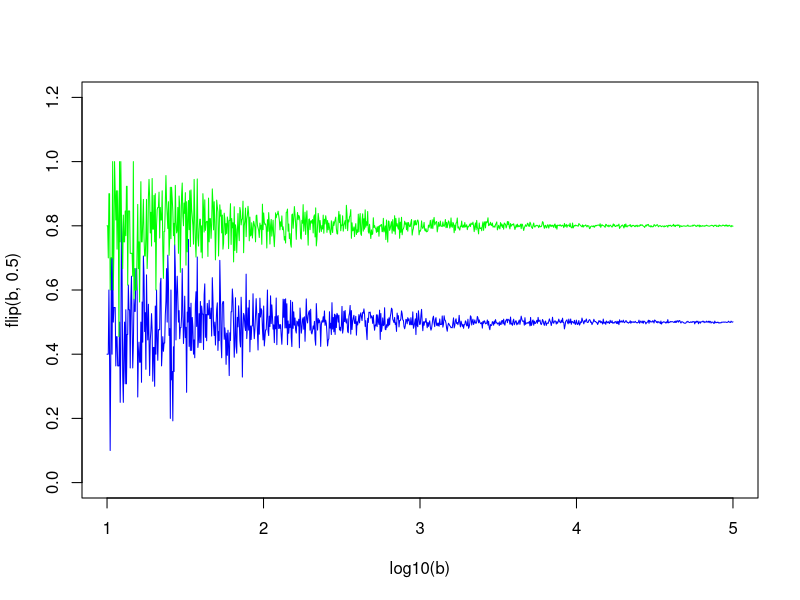
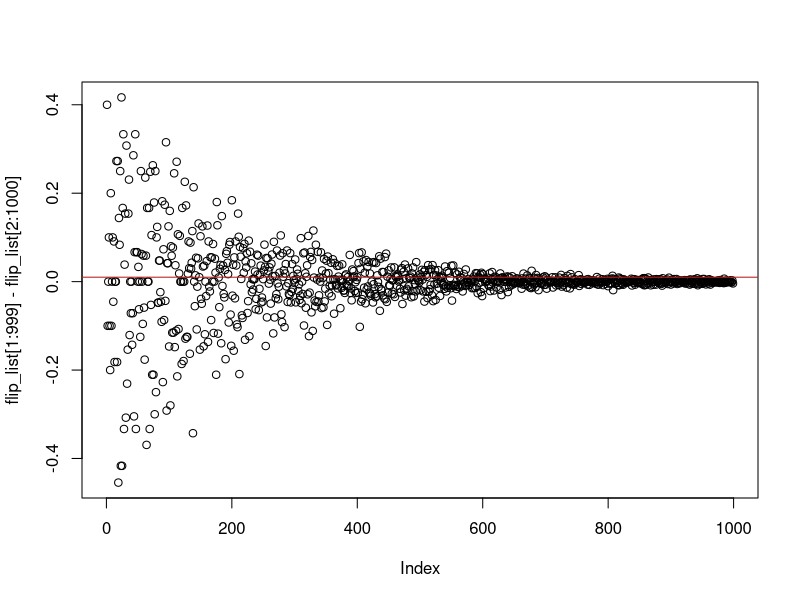
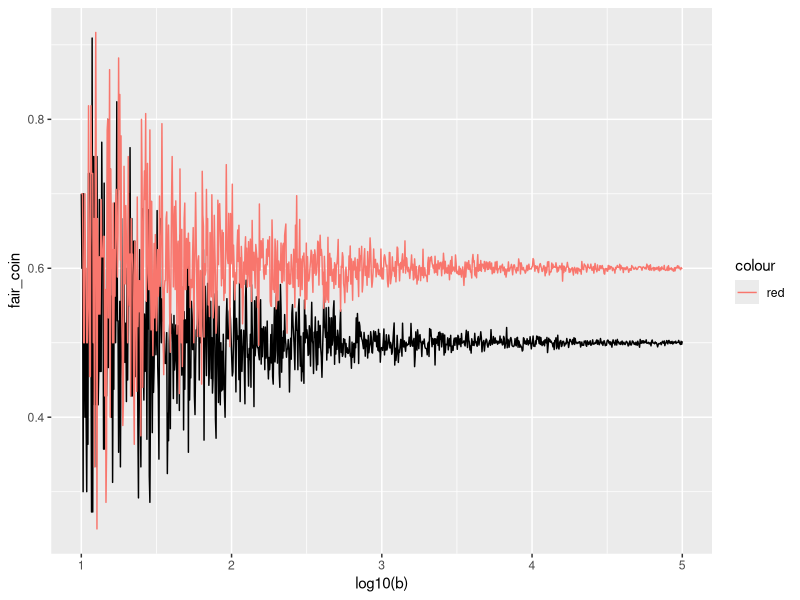
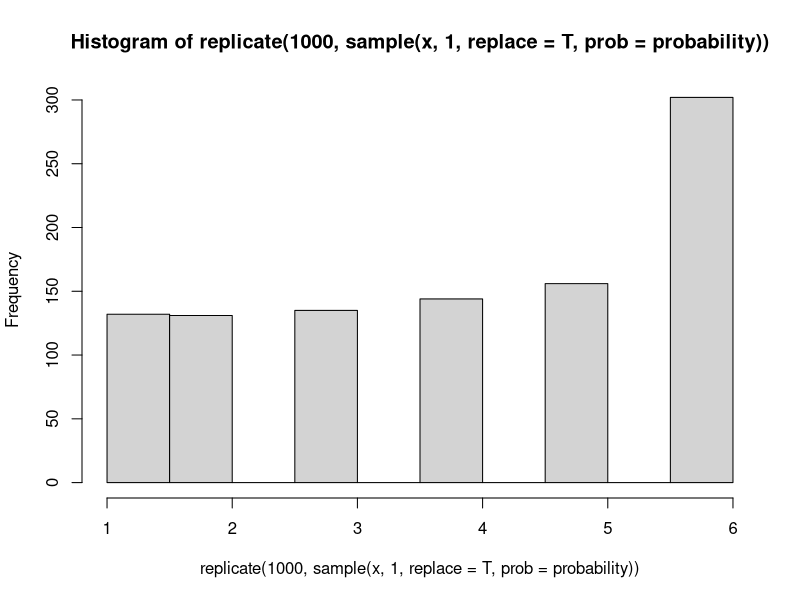

These charts were generated, in order, by the following R code: (Note: this script raises an error after producing the figures.)
b<-10^seq(1,5,len=1000) #creates a 1000 simulations ranging frmo 10^1 to 10^5


#flip is a funciton that takes two parameters, b and x, which are the number of simulations and the probablity of the coin with a default of .5, also known as 50/50
flip <-function(b,x=.5){
  sapply(b,                   #lapply takes a vector and then applies a function with that vector
         function(b) mean(rbinom(b,1,x)))  #rbinom is a base R function that randonly generates values based on the binomial forumla
}

plot(log10(b),flip(b,.5),type='l',col='blue',ylim = c(0,1.2))  #plot will create a graph with log10(b) as the x axes and then pots the result of the flip() function above
lines(log10(b),flip(b,.8),type='l',col='green')  #lines is like plot, but instead of creating a new plot, it overlays over top of the current plot

flip_list<-flip(b,.5)

plot(flip_list[1:999]-flip_list[2:1000])
abline(h=.01, col='red')


fair_coin<-flip(b,.5)
unfair_coin<-flip(b,.6)
df<-data.frame(fair_coin,unfair_coin)
library(ggplot2)
p<-ggplot(data=df,aes(x=log10(b),y=fair_coin))+geom_line() #makes first graph, saves to 'p'

p+ geom_line(aes(x=log10(b),y=unfair_coin,col='red')) #adds new graph to 'p'





rbinom(10,10,.5) # 10 is the number of observations while '1' is the number of trials. So, if this were 10 as well, there would a sum of 'successes' that were less than 10
dbinom(3,10,.5)  # this determines the density,  aka probability of exact outcome, so x= 3 heads out of 10, is not the cumulative 0-3 but exactly 3 for example. for cumulative, use pbinom, or sum dbinom:
sum(dbinom(3,10,.5),dbinom(2,10,.5),dbinom(1,10,.5),dbinom(0,10,.5))
pbinom(3,10,.5)




#coin_flip() does the flipping, two styles, by thumb is standard

coin_flip<-function(type = .5, bias = .1){
  rbinom(1,1,type+bias)
}
mean(replicate(100,coin_flip()))

#coin will be either unbiased or biased.

Bag_of_coins<- c(rep(.5,9),.6) #lists 9 fair coins, one biased coin at .6
sample<-sample(Bag_of_coins,5,replace = F) #picks 5 coins randomly from bag
coin_flip(type=sample,bias=0)


#expected value
x<-c(1,2,3,4,5,6) # single dice
probability<-(c(rep(1/7,5),.2857143)) #probabilty that the dice is loaded for 6
  hist(replicate(1000,sample(x,1,replace = T,prob=probability)))


  x<-c(0,1) # single coin, 0=Tails
  probability<-c(.5,.5) #probabilty that the coin is fair = .5
  mean(replicate(1000,sample(x,1,replace = T,prob=probability)))

#simulation game




  #flip game
  #establish players, beginning money
  Player_class<-function(s,p){
    value<-list("stash"=s,"player_name"=p)
      attr(value, "class") <- "player"
    value}

  flip<-function(obj){
      UseMethod("flip")
  }

  flip.default<-function(obj,p=.5){
    value<-rbinom(1,1,p)
    value
  }

  flip.player<-function(obj,p=.5){
    value<-rbinom(1,1,p)
    value
  }

  p1<-Player_class(10,'p1')
  p2<-Player_class(10,'p2')

  flip(p1)  #this is a method, a function, called for player1 'p1' where rbinom produces a coint toss
  #questions: how to modify probablity from default of .5?
  #

  n<-2  #number of players

  for (i in 1:n){print(i)}



  p1<-10;p2<-10
  #player_stash <- 10
  # 1.
  bet_options<-c(1,2,3)
  bet<-sample(bet_options,1)

  #4 determine winner or loser
  #     person who flips calls h/t
  call_coin<-sample(c(1,0),1)
  ifelse(call_coin==1,print("I call heads"),print("I call tails"))


  #flip coin
      flip<-rbinom(1,1,.5)
      ifelse(flip==1,print("Heads"),print("Tails"))
  if(call_coin - flip==0){
    p1<-p1+bet
    p2<-p2-bet
    }else{
       p1<-p1-bet
       p2<-p2+bet}

  # if call - flip  != 0 then non caller wins
  # winner has their stash += bet
  # loser has tehir stash reduced -= bet



  #sample from















################
      #object oriented Programming#
library(R6)

      Player<-R6Class("Player",
                      private =list(
                        name = NULL,
                        stash = NULL,
                        betting_style = NULL
                      ),
                      public = list(
                        initialize = function(name = NA, stash = NA, betting_style = 2) {
                          private$name <- name  #these functions are called upon intitializing new objects
                          private$stash <- stash
                          private$betting_style<-betting_style
                          self$greet()
                          },
                        set_stash = function(val) {
                          private$stash <- val
                        },
                        greet = function() {
                          cat(paste0("Hello, my name is ", private$name, ".\n\n\n"))
                          cat(paste0("My stash of chips is ", private$stash, ".\n\n\n"))
                          cat(paste0("My style of betting is ", private$betting_style, ".\n\n\n"))
                        },
                        call_coin = function(){
                          call<-ifelse(sample(c(1,0),1)==1,'Heads!','Tails!')
                          cat(paste0("I call ",call,"\n\n\n"))
                        },
                        flip_coin = function(){
                          #validate that bet of 'heads or tails' has occured
                          #if (call)
                            flip<-rbinom(1,1,.5)
                          ifelse(flip==1,flip<-"Heads",flip<-"Tails")
                          flip
                        }#,
                        #make_bet<-function(player){
                        #  call_coin()

                        #  }

                      )
      )
p1<-Player$new("Brian",10,3)
p2<-Player$new("Julie",10)

# the following game should take 2 players and let them flip a coin after call heads/tails.
# Two mirror a real word 2 minute round of several bets,
#a minimum of 4 bets can occur and a limit of 15...
#assumes one could only make 15 bets in 2 minutes,  and a min of 4 bets
Betting_Game<-R6Class('Betting_Game',
                      private =  list(
                        name = NULL,
                        outcome = NULL,
                        max_bet = NULL,
                        bet_options = NULL,
                        rounds = NULL, #simple integer counting rounds
                        bet_outcome = NULL,  #for a given bet, who won? output something like c(p1,+3,p2,-3)
                        number_of_bets = NULL,
                        outcome_tally = NULL #at end of round wht is the standing? c(number of bets,p1$name,w,l,p1$stash,p2$name,w,l,p2$stash)
                      ),
                      public = list(
                        initialize = function(name = NA, outcome = NA, bet_options=c(1,2,3), max_bet=3, rounds = 2) {
                          private$name <- name  #these functions will be called upon intitializing new objects
                          private$outcome <- outcome
                          private$bet_options<-bet_options
                          private$max_bet <- max_bet
                          private$rounds <- rounds
                          self$greet()
                        },
                        greet = function() {
                          cat(paste0("Hello, would you like to play a game?","\n\n\n"))
                        },
                        bet=function(p1,p2){  #take 2 players
                          player1<-p1
                          player2<-p2
                          players<-c(p1,p2)
                          makes_bet<-sample(players,1) #one idea would be to make a sorted list here.  then makes_bet[2] would flip
                          print(makes_bet)

                          flip_outcome<-NULL
                          flip_coin = function(){
                            #validate that bet of 'heads or tails' has occured
                            #if (call)
                            flip_outcome<<-rbinom(1,1,.5)
								flip<-flip_outcome
                            ifelse(flip==1,flip<-"Heads",flip<-"Tails")
                            cat("and the coin comes up ",flip,"!")
								return (flip_outcome)
                          }

                          who_flips<-NULL #Who gets to flip the coin?
                          if(makes_bet[[1]]$name == p1$name){who_flips<-p2}else{who_flips<-p1}
                          who_flips
                          cat("this program chooses",makes_bet[[1]]$name," to make the bet.\n\n\n")
                          cat ("and ",who_flips$name," will flip the coin.\n\n\n")
                          bet<-sample(self$bet_options,1)  #look at aggressive style of player, use that to multiply by 1,then round down; check to see if bet is smaller than remainder of both player's stash
                          cat(makes_bet[[1]]$name,"makes a bet of ",bet, ".\n\n\n")
                          call_coin<-sample(c(1,0),1)  #1 =  heads
                          cat (who_flips$name," is now flipping the coin.\n\n\n")
                          if(call_coin==1){
                            cat(makes_bet[[1]]$name," calls heads!\n\n\n")
                            }
                            else{cat(makes_bet[[1]]$name," calls tails!\n\n\n")}

                          #embed flip_coin into another function uses rounds to constrain the number of bets
                          #and then tracks the outcomes of the bets
                     #number_of_bets
					      flip_coin()

						  #bet_outcome
						     ifelse(call_coin==flip_outcome , print('wins!'),print('lose'))

                          #outcome_tally
                                                    #evaluate who wins to print winner and then the final score of stash.

                        }
                        )
)

game1<-Betting_Game$new("game 1")
game1$bet(p1,p2)



make_winner_grid<-function(num_of_players=2, num_of_rounds=1){
  #create a matrix?  or a data.frame?
  flip_count<-sample(1:20,1)  #to simulate a number of flips in one minute
  for(i in 1:flip_count) {
    game1<-Betting_Game$new("game 1")
    p1<-Player$new("Brian",10,3)
    p2<-Player$new("Julie",10)
    game1$bet(p1,p2)
  }
  #Need to track rounds
  #Need to track players
    #player count should be even at first
    ifelse( num_of_players%%2 == 0,print('there are an even number of players'),print("uneven number of players"))

  #need to know number of flips
  #need to know who won, who lost
  #need to know number of winners
    #need a count of player stashes

  }



a<-make_winner_grid(2, num_of_rounds=1)
